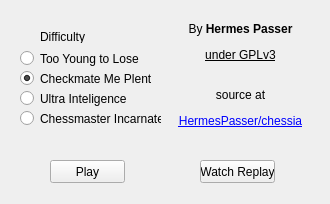
<?xml version="1.0" encoding="UTF-8"?>
<ui version="4.0">
 <author>Hermes Passer &lt;dsldouglas@hotmail.com&gt;</author>
 <class>SetupUI</class>
 <widget class="QMainWindow" name="SetupUI">
  <property name="geometry">
   <rect>
    <x>0</x>
    <y>0</y>
    <width>330</width>
    <height>204</height>
   </rect>
  </property>
  <property name="windowTitle">
   <string>Dialog</string>
  </property>
  <widget class="QRadioButton" name="difficulty_1">
   <property name="geometry">
    <rect>
     <x>20</x>
     <y>50</y>
     <width>121</width>
     <height>17</height>
    </rect>
   </property>
   <property name="text">
    <string>Too Young to Lose</string>
   </property>
  </widget>
  <widget class="QRadioButton" name="difficulty_2">
   <property name="geometry">
    <rect>
     <x>20</x>
     <y>70</y>
     <width>131</width>
     <height>17</height>
    </rect>
   </property>
   <property name="text">
    <string>Checkmate Me Plenty</string>
   </property>
   <property name="checked">
    <bool>true</bool>
   </property>
  </widget>
  <widget class="QRadioButton" name="difficulty_3">
   <property name="geometry">
    <rect>
     <x>20</x>
     <y>90</y>
     <width>111</width>
     <height>17</height>
    </rect>
   </property>
   <property name="text">
    <string>Ultra Inteligence</string>
   </property>
  </widget>
  <widget class="QRadioButton" name="difficulty_4">
   <property name="geometry">
    <rect>
     <x>20</x>
     <y>110</y>
     <width>141</width>
     <height>17</height>
    </rect>
   </property>
   <property name="text">
    <string>Chessmaster Incarnate</string>
   </property>
  </widget>
  <widget class="QLabel" name="label">
   <property name="geometry">
    <rect>
     <x>40</x>
     <y>30</y>
     <width>47</width>
     <height>13</height>
    </rect>
   </property>
   <property name="text">
    <string>Difficulty</string>
   </property>
  </widget>
  <widget class="QPushButton" name="playButton">
   <property name="geometry">
    <rect>
     <x>50</x>
     <y>160</y>
     <width>75</width>
     <height>23</height>
    </rect>
   </property>
   <property name="text">
    <string>Play</string>
   </property>
  </widget>
  <widget class="QPushButton" name="replayButton">
   <property name="geometry">
    <rect>
     <x>200</x>
     <y>160</y>
     <width>75</width>
     <height>23</height>
    </rect>
   </property>
   <property name="text">
    <string>Watch Replay</string>
   </property>
  </widget>
  <widget class="QLabel" name="label_2">
   <property name="geometry">
    <rect>
     <x>160</x>
     <y>20</y>
     <width>161</width>
     <height>111</height>
    </rect>
   </property>
   <property name="text">
    <string notr="true">&lt;html&gt;&lt;head/&gt;&lt;body&gt;&lt;p align=&quot;center&quot;&gt;By &lt;span style=&quot; font-weight:600;&quot;&gt;Hermes Passer&lt;/span&gt;&lt;/p&gt;&lt;p align=&quot;center&quot;&gt;&lt;span style=&quot; text-decoration: underline;&quot;&gt;under GPLv3&lt;/span&gt;&lt;br/&gt;&lt;/p&gt;&lt;p align=&quot;center&quot;&gt;source at&lt;/p&gt;&lt;p align=&quot;center&quot;&gt;&lt;a href=&quot;https://github.com/HermesPasser/chessia&quot;&gt;&lt;span style=&quot; text-decoration: underline; color:#0000ff;&quot;&gt;HermesPasser/chessia&lt;/span&gt;&lt;/a&gt;&lt;/p&gt;&lt;/body&gt;&lt;/html&gt;</string>
   </property>
   <property name="textFormat">
    <enum>Qt::RichText</enum>
   </property>
   <property name="wordWrap">
    <bool>false</bool>
   </property>
   <property name="openExternalLinks">
    <bool>true</bool>
   </property>
  </widget>
 </widget>
 <resources/>
 <connections/>
</ui>
